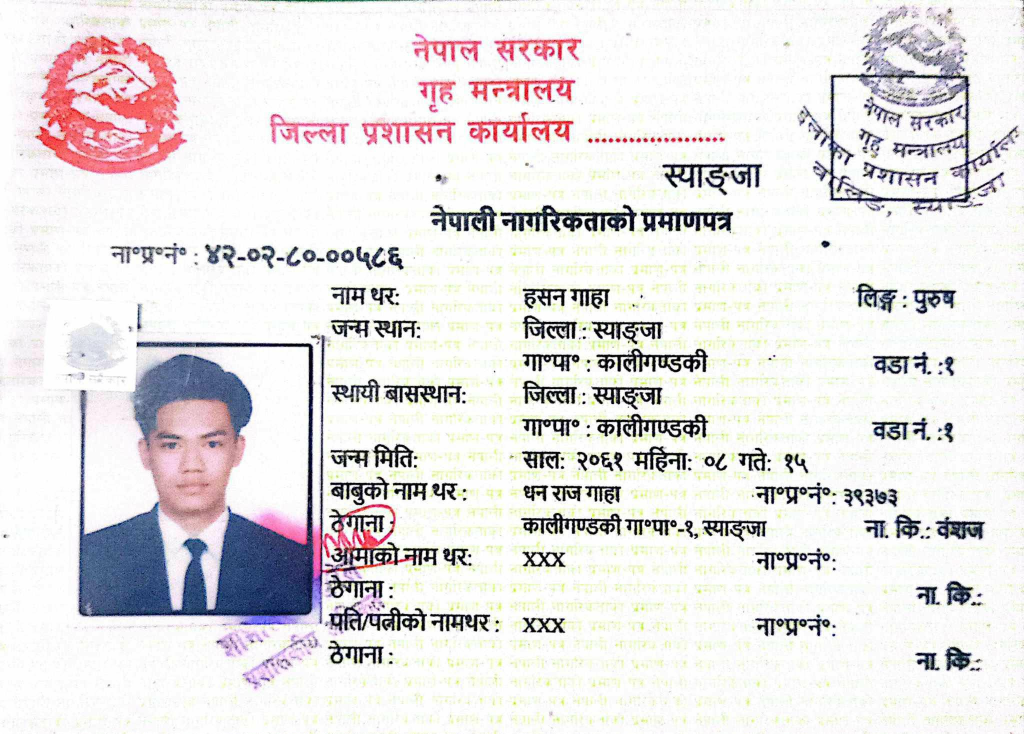
#> input picture data/uploads/165b24b5934345d183d19182d492c4ed_Vjz5bU7B.jpg, 2048 x 1467 px (shown at 1/2 size)
$ python -i image_processing.py   (imports and definitions only)
#> lines starting #> are read from the running program, lines starting #| are printed output that depends on the picture; after the words box and inside, x2 and y2 are one past the last pixel; in counts of white or black regions, pixels touching at a corner belong together
### utils/logger.py
"""Logging utility module for consistent logging across the application."""

import logging
import os
from pathlib import Path
from typing import Optional
from datetime import datetime


def setup_logger(
    name: str = "auto_form_fill",
    log_file: Optional[str] = None,
    level: str = "INFO"
) -> logging.Logger:
    """
    Set up a logger with console and file handlers.

    Args:
        name: Logger name
        log_file: Path to log file. If None, uses default location
        level: Logging level (DEBUG, INFO, WARNING, ERROR, CRITICAL)

    Returns:
        logging.Logger: Configured logger instance
    """
    # Create logger
    logger = logging.getLogger(name)
    logger.setLevel(getattr(logging, level.upper()))

    # Avoid adding handlers multiple times
    if logger.handlers:
        return logger

    # Create formatters
    detailed_formatter = logging.Formatter(
        '%(asctime)s - %(name)s - %(levelname)s - [%(filename)s:%(lineno)d] - %(message)s',
        datefmt='%Y-%m-%d %H:%M:%S'
    )
    simple_formatter = logging.Formatter(
        '%(levelname)s: %(message)s'
    )

    # Console handler
    console_handler = logging.StreamHandler()
    console_handler.setLevel(logging.INFO)
    console_handler.setFormatter(simple_formatter)
    logger.addHandler(console_handler)

    # File handler
    if log_file is None:
        # Default to a 'logs' directory at the project root (two levels up from this file)
        project_root = Path(__file__).resolve().parents[1]
        logs_dir = project_root / "logs"
        logs_dir.mkdir(parents=True, exist_ok=True)
        log_file = logs_dir / f"app_{datetime.now().strftime('%Y%m%d')}.log"

    file_handler = logging.FileHandler(str(log_file))
    file_handler.setLevel(logging.DEBUG)
    file_handler.setFormatter(detailed_formatter)
    logger.addHandler(file_handler)

    return logger


def get_logger(name: str = "auto_form_fill") -> logging.Logger:
    """
    Get an existing logger or create a new one.

    Args:
        name: Logger name

    Returns:
        logging.Logger: Logger instance
    """
    logger = logging.getLogger(name)
    if not logger.handlers:
        return setup_logger(name)
#> further down, picture is the input picture: shape (1467, 2048, 3); mean B, G, R 226.8, 226.6, 229.7
    return logger

### utils/image_processing.py
"""Image preprocessing utilities for OCR."""

import cv2
import numpy as np
from typing import Tuple, Optional, Dict
from utils.logger import get_logger

logger = get_logger(__name__)


# [86 lines left out: functions detect_skew, correct_skew, not called in this run]


def preprocess_image(image: np.ndarray, enhance_contrast: bool = True) -> np.ndarray:
    """
    Preprocess image for better OCR results.

    Args:
        image: Input image (BGR or grayscale)
        enhance_contrast: Whether to apply CLAHE

    Returns:
        Preprocessed image
    """
#> called with enhance_contrast = True
    # Convert to grayscale if needed
    if len(image.shape) == 3:
        gray = cv2.cvtColor(image, cv2.COLOR_BGR2GRAY)
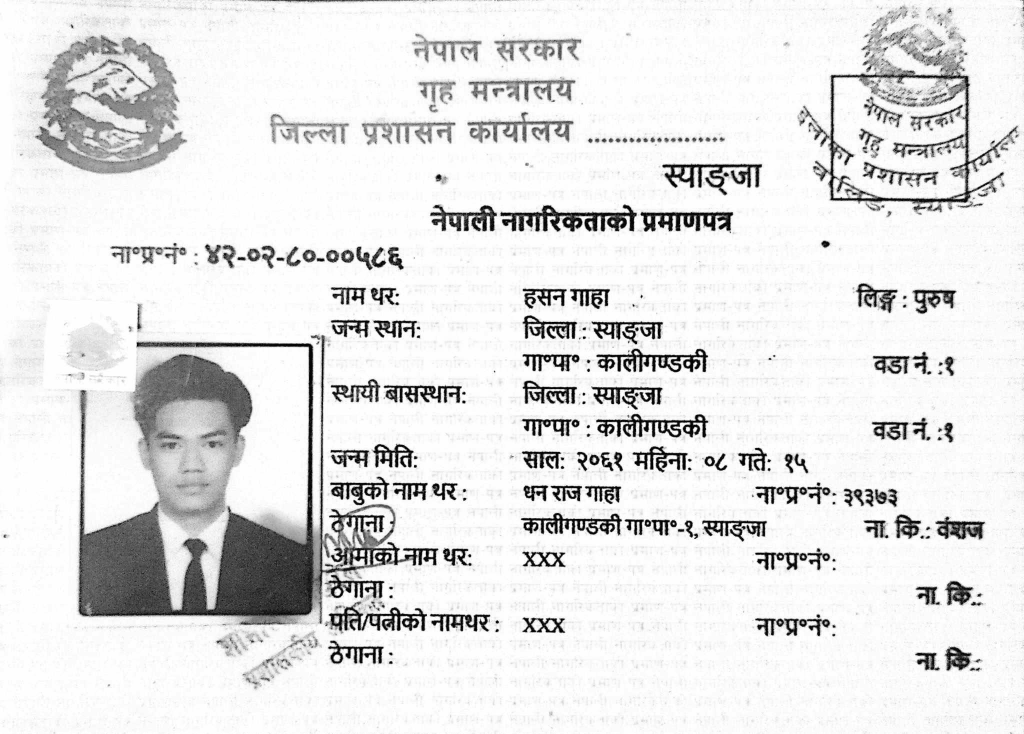
#> gray: shape (1467, 2048) (shown at 1/2 size); min 0, max 255, mean 227.6
    else:
        gray = image.copy()

    # Apply CLAHE for contrast enhancement
    if enhance_contrast:
        clahe = cv2.createCLAHE(clipLimit=2.0, tileGridSize=(8, 8))
        enhanced = clahe.apply(gray)
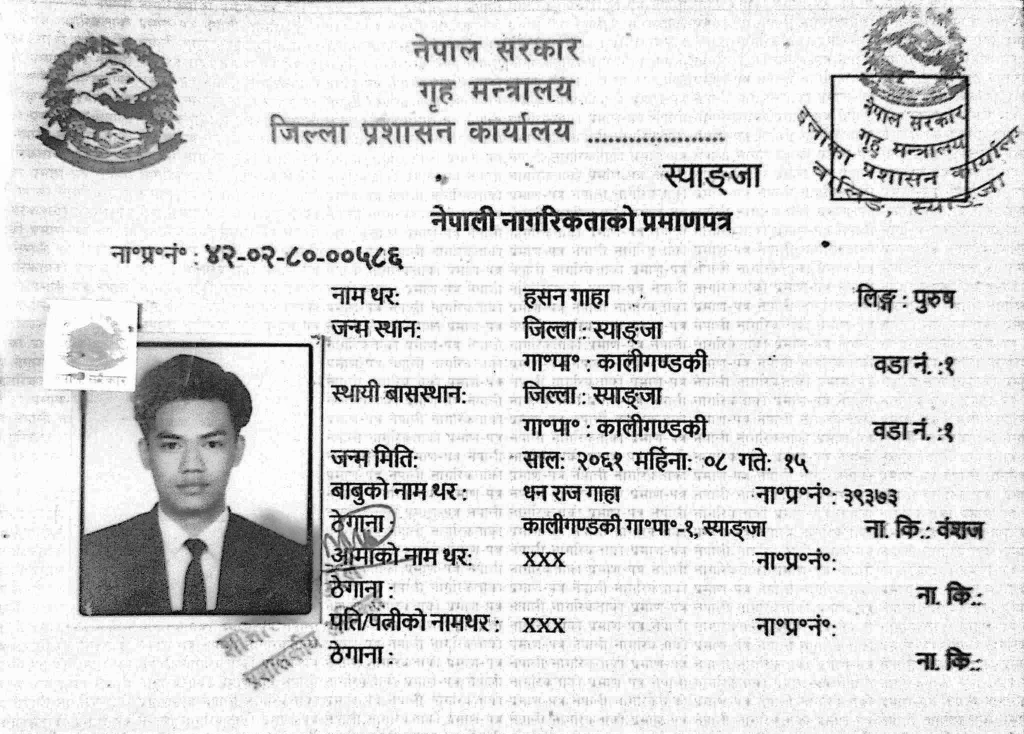
#> enhanced: shape (1467, 2048) (shown at 1/2 size); min 1, max 255, mean 218.1
    else:
        enhanced = gray

    # Denoise
    denoised = cv2.fastNlMeansDenoising(enhanced, None, 10, 7, 21)

    # Try Otsu threshold (usually best)
    _, thresh = cv2.threshold(denoised, 0, 255, cv2.THRESH_BINARY + cv2.THRESH_OTSU)
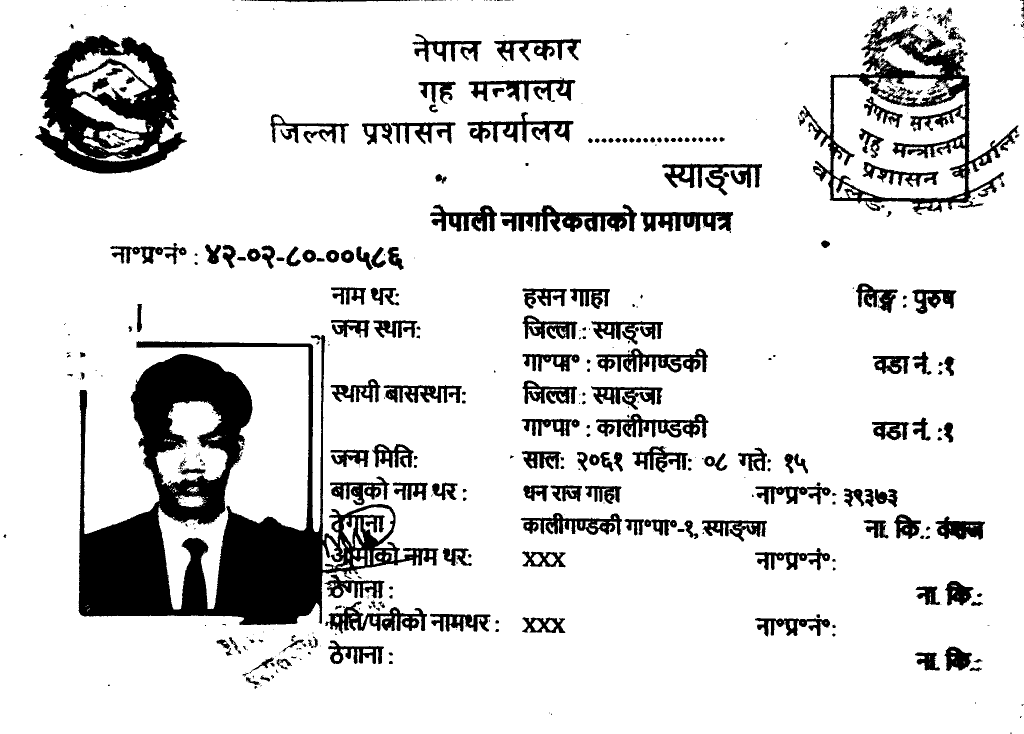
#> thresh: shape (1467, 2048) (shown at 1/2 size); 86.5% white; 519 black regions (261 under 20 px), largest, box (x1, y1, x2, y2) and area: (157, 670, 877, 1250) 144980, (70, 70, 374, 347) 40863, (1599, 11, 2037, 425) 32698

    return thresh


# [195 lines left out: functions deskew, detect_and_correct_rotation, align_to_template, auto_resize_to_template, not called in this run]

>>> import cv2
>>> picture = cv2.imread('../data/uploads/165b24b5934345d183d19182d492c4ed_Vjz5bU7B.jpg')
>>> result = preprocess_image(picture)
